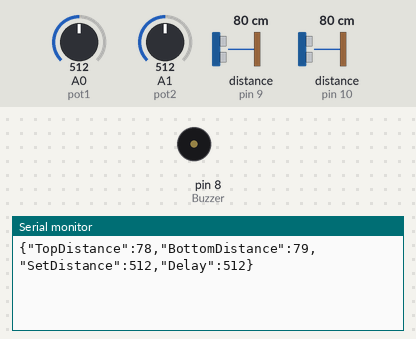
This sketch was run on a simulated Arduino Uno, built with avr-gcc and run on an emulated ATmega328P. Parts: buzzer (waves = sounding, pin HIGH), the last lines printed to the serial monitor. Wiring (inferred from the names in the program): 2 × ultrasonic range finder: trigger pin 7, echo pin 10 / trigger pin 13, echo pin 9. Inputs (shaded band) come from the test bench; at power-on: distance to the obstacle (sensors on pin 9, pin 10) 80 cm, A0 (pot1) = 512, A1 (pot2) = 512. The echo pulse lasts 58.3 µs per cm; pins used as bus, display or sensor lines are not drawn.

Above: at 2.2 s.
2.3 s: distance to the obstacle (sensor on pin 9) set to 2 cm
At 3.5 s:
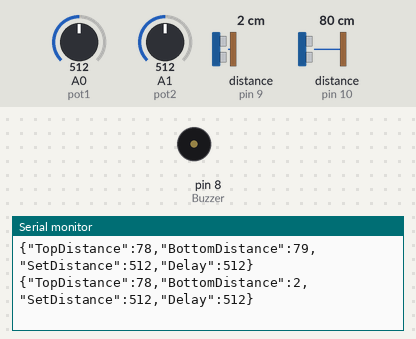
5.0 s: distance to the obstacle (sensor on pin 10) set to 2 cm
At 5.4 s:
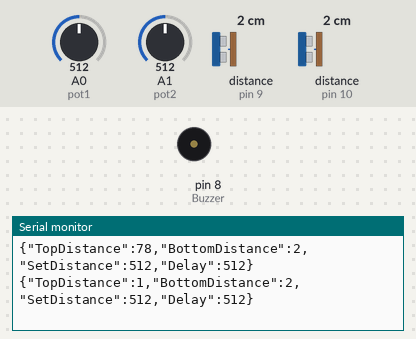
7.7 s: A0 (pot1) set to 716
At 10.1 s:
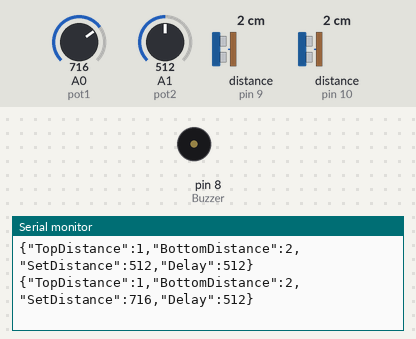
10.4 s: A1 (pot2) set to 716
At 12.0 s:
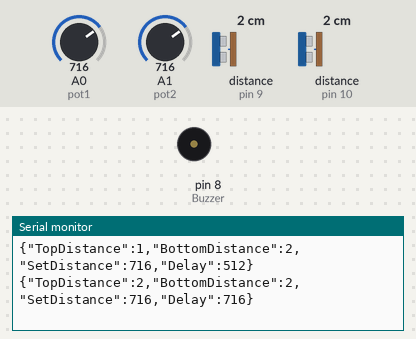
13.1 s: distance to the obstacle (sensor on pin 9) set to 4 cm
At 13.8 s:
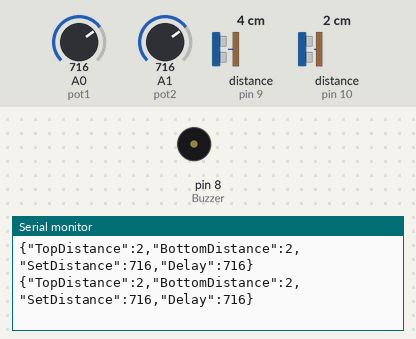
19.1 s: distance to the obstacle (sensor on pin 10) set to 9 cm
At 20.5 s:
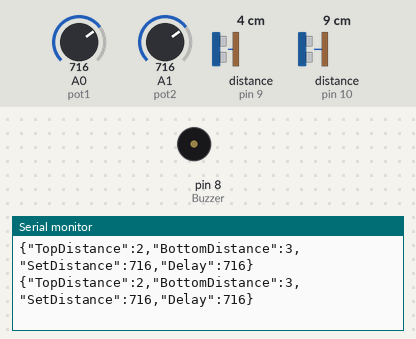
Timing chart, 0 to 22.1 s (numbered marks = the images above; inputs shaded):
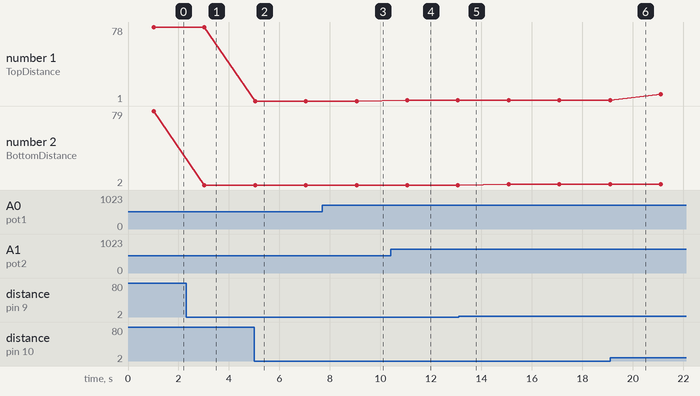

Measured:
- after the input at 2.3 s, the serial monitor: prints a new line after 0.73 s (image 1)
- after the input at 5.0 s, the serial monitor: prints a new line at once (image 2)
- after the input at 7.7 s, the serial monitor: prints a new line after 1.4 s (image 3)
- after the input at 10.4 s, the serial monitor: prints a new line after 0.66 s (image 4)
- plotted number 1: 78 → 1 after the input at 5.0 s, 2 → 8 after the input at 19.1 s
- plotted number 2: 79 → 2 after the input at 2.3 s, 2 → 3 after the input at 13.1 s

The sketch:

PostureDetection.ino
```cpp
#include <LiquidCrystal.h>
#include <SoftwareSerial.h>
#include <ArduinoJson.h>

// defines variables for ultraSonic sensors
const int echoPin = 10; // attach pin D3 Arduino to pin Echo of HC-SR04
const int trigPin = 7; //attach pin D2 Arduino to pin Trig of HC-SR04
const int echoPin01 = 9;
const int trigPin01 = 13;
//Variables for distance measurement
long distance, distance01; // variable for the distance measurement
//Variable for buzzer
const int Buzzer = 8;
//Variables for LED
// const int ledRed = 7;
// const int ledGreen = 8;
//Variables for Potentiometer
const int pot1 = A0;
const int pot2 = A1;
//Variables for LCD display
const int rs = 12, en = 11, d4 = 5, d5 = 4, d6 = 3, d7 = 2;
LiquidCrystal lcd(rs, en, d4, d5, d6, d7);

void setup() {
  pinMode(trigPin, OUTPUT); // Sets the trigPin as an OUTPUT
  pinMode(echoPin, INPUT); // Sets the echoPin as an INPUT
  pinMode(trigPin01, OUTPUT);
  pinMode(echoPin01, INPUT);
  Serial.println("Ultrasonic Sensor HC-SR04 Test"); // print some text in Serial Monitor
  Serial.println("with Arduino UNO R3");
  // pinMode(ledRed, OUTPUT);
  // pinMode(ledGreen, OUTPUT);
  pinMode(pot1, INPUT);
  pinMode(pot2, INPUT);
  pinMode(Buzzer, OUTPUT);
  // // set up the LCD's number of columns and rows:
  // lcd.begin(16, 2);

  // Serial Communication with NodeMCU and ultrasonic sensors
  Serial.begin(9600);

  delay(1000);
}


void loop() {
  //1st Sensor distance calculation
  distance = calcDist(trigPin,echoPin);
  //Serial.println(String(distance));

  //2nd Sensor distance calculation
  distance01 = calcDist(trigPin01,echoPin01);
  //Serial.println(String(distance01));

  int correctDist = analogRead(pot1);
  //Serial.println(String(correctDist)); //print correct distance in serial monitor

  int valueDelay = analogRead(pot2);
  int delaySec = valueDelay*1000;
  //Serial.println(String(valueDelay)); //print delay in serial monitor

    // Create a JSON object
  StaticJsonDocument<200> jsonDoc;

  // Add data to the JSON object
  jsonDoc["TopDistance"] = distance;
  jsonDoc["BottomDistance"] = distance01;
  jsonDoc["SetDistance"] = correctDist;
  jsonDoc["Delay"] = valueDelay;

  // Serialize the JSON object to a string
  String jsonString;
  serializeJson(jsonDoc, jsonString);

  // Send the JSON string over Serial
  Serial.println(jsonString);

  // noTone(Buzzer);
  if(distance > correctDist || distance01 > correctDist) {

    delay(delaySec);
    tone(Buzzer,500);
    // digitalWrite(ledRed, HIGH);
    // digitalWrite(ledGreen, LOW);
    // lcd.print("Wrong posture!!");

  } else if(distance <= correctDist && distance01 <= correctDist){
    // int valueDelay = analogRead(pot2);
    // int delaySec = valueDelay*1000;
    delay(1000);
    noTone(Buzzer);
    // digitalWrite(ledGreen, HIGH);
    // digitalWrite(ledRed, LOW);
    //lcd.print("Correct posture!!");
  }

  delay(1000);
}


long calcDist(int trigPin, int echoPin) {
  // Clears the trigPin condition
  digitalWrite(trigPin, LOW);
  delayMicroseconds(2);
  // Sets the trigPin HIGH (ACTIVE) for 10 microseconds
  digitalWrite(trigPin, HIGH);
  delayMicroseconds(10); // At Trig pin we need to give a pulse of 10 microsecond to produce ultrasonic waves
  digitalWrite(trigPin, LOW);
  // Reads the echoPin, returns the sound wave travel time in microseconds
  long duration = pulseIn(echoPin, HIGH);
  // Calculating the distance
  long distance = duration * 0.034 / 2; // Speed of sound wave divided by 2 (go and back)
  return distance;
}
```
